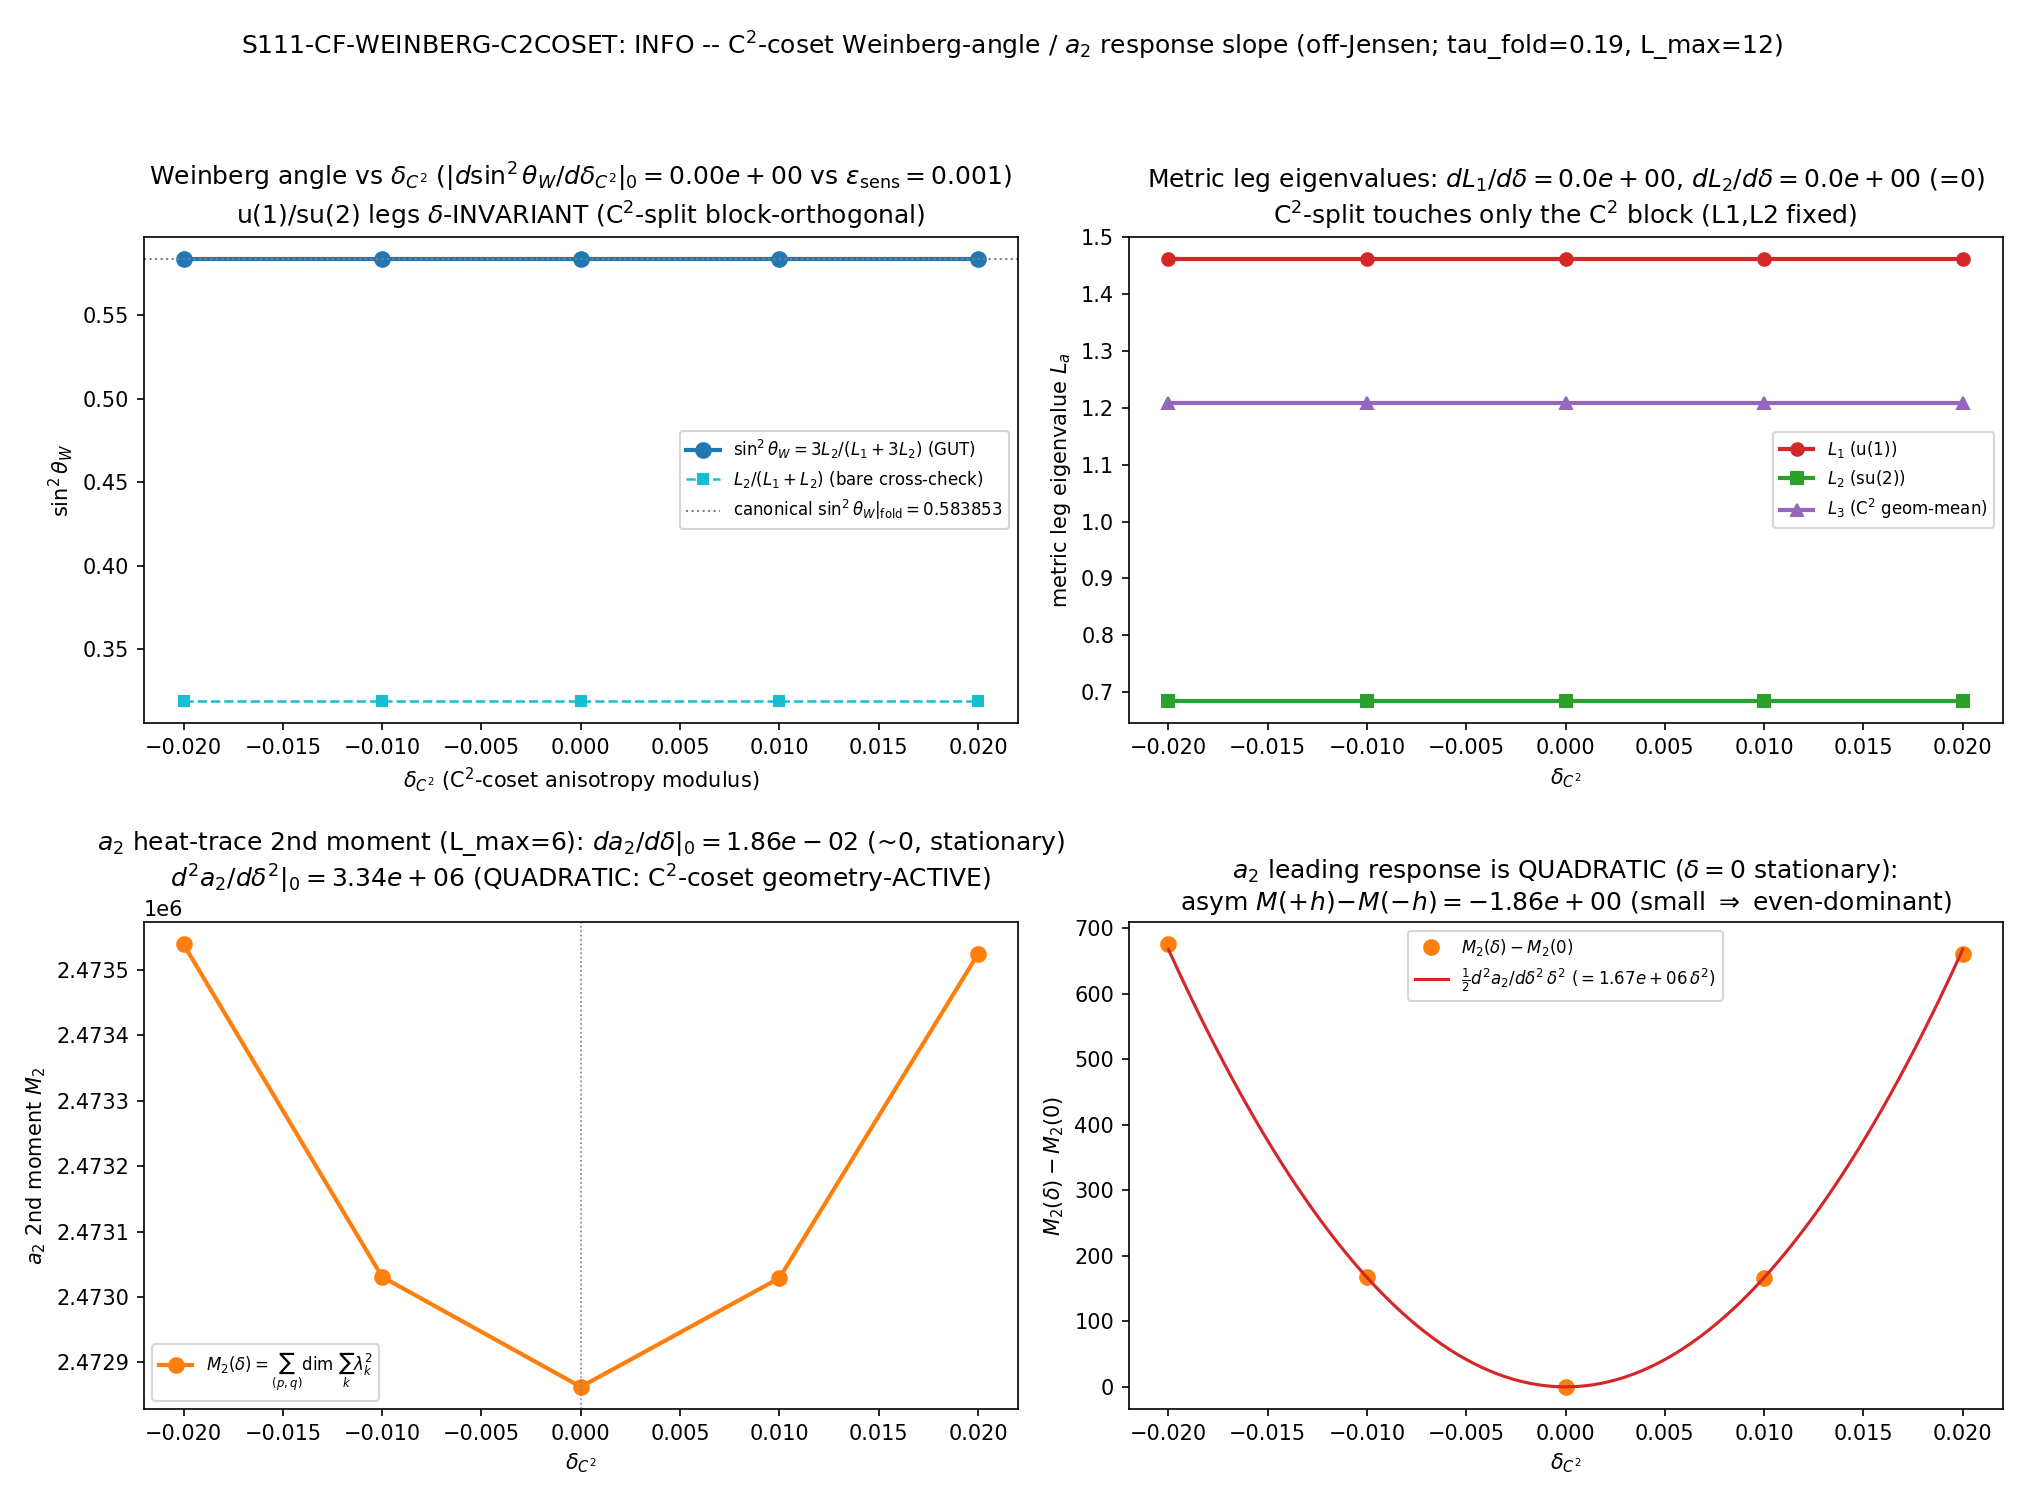

Here is the Python script that generated this plot:
#!/usr/bin/env python3
"""
S111-CF-WEINBERG-C2COSET  C^2-coset Weinberg-angle / a_2 response slope
=======================================================================

Gate: S111-CF-WEINBERG-C2COSET ([SIGN]); track = session (session 111)
Classification: GEOMETRIC
Agent: baptista-spacetime-analyst
Plan: sessions/session-plan/session-111-plan-w3.md SS W3-2

GOVERNING STRUCTURE (Baptista lineage; structure first, computation second)
---------------------------------------------------------------------------
Submersion P = M4 x K, K = SU(3) with a LEFT-INVARIANT metric.
Reductive decomposition (Baptista eq 3.58): su(3) = u(1) (+) su(2) (+) C^2,
generator indices U1_IDX=[7], SU2_IDX=[0,1,2], C2_IDX=[3,4,5,6].

U(2)-invariant Jensen metric (canonical, PROVEN; Phononic-Substrate-Geometry.md):
   g_K(tau) = L1 g0|_u(1) (+) L2 g0|_su(2) (+) L3 g0|_C2,
   L1 = e^{2tau} (1 dir, hypercharge), L2 = e^{-2tau} (3 dir, isospin),
   L3 = e^{tau} (4 dir, C^2 coset). Volume-preserving L1 L2^3 L3^4 = 1 (G6).

THE WEINBERG ANGLE (Baptista eq 5.21 + Formula B eq 2.93; S33a knowledge-confirmed):
   sin^2 theta_W = 3 L2 / (L1 + 3 L2)       (GUT 5/3-normalized form)
   bare-normalization cross-check: L2/(L1 + L2)  (S29 Baptista collab eq).
   L1, L2 are the u(1)/su(2) LEG EIGENVALUES of the internal metric g_K (the
   Josephson stiffness): the gauge couplings are g'^2 ~ 1/L1, g^2 ~ 1/L2, so
   sin^2 theta_W = g'^2/(g'^2 + g^2) in GUT normalization is 3 L2/(L1 + 3 L2).
   At tau_fold this is sin2_thetaW_fold = 0.58385339 (canonical, S42).

THE C^2-COSET DEFORMATION (NEW, this gate; T4 C^2-split):
   split  L3 I_4 -> diag( L3 e^{+3 delta_C2}, L3 e^{-delta_C2}, L3 e^{-delta_C2},
                          L3 e^{-delta_C2} )   on C2_IDX=[3,4,5,6],
   volume-preserving WITHIN the 4-block (3 delta - 3 delta = 0 => det g_K = 1
   preserved EXACTLY, overall fiber volume held fixed per G6). This is the
   PRODUCTIVE-relocation counterpart of the S110-CF1 Yukawa-null C^2-coset:
   it reshapes the C^2-block internal geometry at fixed volume. The metric stays
   LEFT-INVARIANT and BLOCK-DIAGONAL by Peter-Weyl (D_K block-diagonality PROVEN
   S22b, holds for ANY left-invariant metric).

THE TWO OBSERVABLES
-------------------
(a) sin^2 theta_W(delta_C2) = 3 L2(delta_C2)/(L1 + 3 L2(delta_C2)). Because the
    C^2-split touches ONLY the C2-block, the u(1)/su(2) leg eigenvalues L1, L2 of
    g_K are read off the (delta-INVARIANT) u(1)/su(2) blocks. The Cholesky frame
    E(delta) = inv(cholesky(g(delta))) is BLOCK-DIAGONAL (g block-diagonal in
    u(1)+su(2)+C^2 => its Cholesky is too), so the u(1)/su(2) frame legs do not
    move either: Reading-A (bare metric leg) and Reading-B (effective Dirac leg)
    COINCIDE. The slope d(sin^2 theta_W)/d(delta_C2)|_0 is the [SIGN] observable.

(b) a_2 Seeley-DeWitt second moment (G_N-feeding; companion diagnostic). The
    a_2 coefficient is the heat-trace second moment of D_K(delta_C2): the
    Peter-Weyl-multiplicity-weighted spectral second moment
       M2(delta) = sum_{(p,q)} dim(p,q) * sum_k lambda_k(p,q;delta)^2,
    which IS a_2 up to the regulator-fixed FI normalization (a_2^{zeta}; the
    a_2-ratio is FI-class, regulator-invariant, parented to the F_traj a_2-ratio
    FI theorem at locked-norm L_k=1). Unlike sin^2 theta_W, M2 traces the FULL
    spectrum INCLUDING the C^2-block, so it responds to the C^2-split. The
    companion reports d(a_2)/d(delta_C2)|_0 (linear) AND d^2(a_2)/d(delta_C2)^2|_0
    (quadratic; delta=0 is a stationary U(2)-restoration point => the leading
    a_2 response is QUADRATIC).

THE SUBSTITUTION CHAIN (math-scripts.md, [SIGN]; plan SS W3-2 (7))
   Claim: d(sin^2 theta_W)/d(delta_C2)|_0 has the sign of dL2/d(delta_C2)|_0;
          sin^2 theta_W is monotone-increasing in L2.
   Step 1: sin^2 theta_W = 3 L2/(L1 + 3 L2)  [GUT-normalized].
   Step 2: L1 > 0, L2 > 0 (Josephson stiffness positivity; J_u1, J_su2, J_C2 > 0).
   Step 3: d(sin^2 theta_W)/dL2 = 3 L1/(L1 + 3 L2)^2   [Sage-verified plan-freeze].
   Step 4: L1>0, (L1+3L2)^2>0 => d(sin^2)/dL2 > 0 ALWAYS (strictly positive).
   Canonical: d(sin^2)/d(delta_C2)|_0 = [3 L1/(L1+3L2)^2] * dL2/d(delta_C2)|_0.
   Direction: bracket > 0 => sign(d(sin^2)/d(delta_C2)|_0) = sign(dL2/d(delta_C2)|_0).
   The producing script REPORTS the computed dL2/d(delta_C2)|_0 (an OUTPUT) and
   sign_verdict PASSes iff sign(d(sin^2)/d(delta_C2)|_0) matches sign(dL2/d(delta_C2)|_0).

VERDICT (plan SS W3-2 operator; [SIGN] 3-tuple + gate-verdicts.md collapse):
  PASS  = |d(sin^2 theta_W)/d(delta_C2)|_0| > eps_sens=1e-3 AND sign matches
          sign(dL2/d(delta_C2)|_0): C^2-coset is a PRODUCTIVE relocation
          (Weinberg-angle response-bearing).
  FAIL  = sign mismatch (sign is structurally locked d(sin^2)/dL2 > 0; a mismatch
          is a machinery/frame error, NOT a physics outcome) -> in-session debug.
  INFO  = |d(sin^2 theta_W)/d(delta_C2)|_0| <= eps_sens=1e-3 (sub-threshold, sign
          correct): C^2-coset is sin^2-INERT at the fold anchor; report
          d(a_2)/d(delta_C2)|_0 as the companion diagnostic.
  SIGN     = does sign(d(sin^2)/d(delta_C2)|_0) match sign(dL2/d(delta_C2)|_0)?
  MAGNITUDE= |d(sin^2)/d(delta_C2)|_0| vs eps_sens (PASS) / sub-threshold (INFO).
  REGIME   = does the finite-difference stencil stay within the perturbative window
             (Cholesky positive-definite, well-conditioned across [-2h,+2h])?

DISCIPLINE
----------
- from canonical_constants import *  (tau_fold, M_KK, a2_fold, sin2_thetaW_fold consumed)
- dirac_spectrum.py machinery reused: su3_generators, compute_structure_constants,
  compute_killing_form, u2_invariant_metric, orthonormal_frame,
  frame_structure_constants, connection_coefficients, spinor_connection_offset,
  build_cliff8, get_irrep, dirac_operator_on_irrep. The NEW C^2-split helper
  deformed_c2_split_metric is authored HERE (the inv2 deformed_su2_split_metric
  pattern with the split block swapped SU2_IDX -> C2_IDX).
- GPU: per-block torch.linalg.eigvalsh on the AMD RX 9070 XT (ROCm) for blocks
  >= 100x100 (D_K block-diagonal by Peter-Weyl PROVEN S22b => dense per-block).
- dual-SHA (S84+): audit = sha256(script || canonical || pinmap_json);
  content = sha256(script). verdict PRINTED as emit_verdict payload; the
  dispatching agent calls mcp__knowledge__emit_verdict(session=111).
- exit 0 on script success regardless of scientific verdict.
"""

from __future__ import annotations

# --- CPU thread cap BEFORE numpy import (small CPU blocks; OMP-capped 8) ---
import os
os.environ.setdefault("OMP_NUM_THREADS", "8")
os.environ.setdefault("MKL_NUM_THREADS", "8")

# ---------------------------------------------------------------------------
# Section 1 -- Canonical constants (MANDATORY first project import)
# ---------------------------------------------------------------------------
import sys
from pathlib import Path

SESSION_DIR = Path(__file__).resolve().parent
COMPUTATIONS_DIR = SESSION_DIR.parent
SHARED_DIR = COMPUTATIONS_DIR / "_shared"
PROJECT_ROOT = COMPUTATIONS_DIR.parent
sys.path.insert(0, str(SHARED_DIR))

from canonical_constants import *  # noqa: F401,F403  (tau_fold, M_KK, a2_fold, sin2_thetaW_fold, PI)

# ---------------------------------------------------------------------------
# Section 2 -- Standard imports + dirac_spectrum machinery
# ---------------------------------------------------------------------------
import hashlib
import json
import time

import numpy as np
import matplotlib
matplotlib.use("Agg")
import matplotlib.pyplot as plt

from dirac_spectrum import (
    su3_generators,
    compute_structure_constants,
    compute_killing_form,
    u2_invariant_metric,
    orthonormal_frame,
    frame_structure_constants,
    connection_coefficients,
    spinor_connection_offset,
    build_cliff8,
    get_irrep,
    dirac_operator_on_irrep,
    U1_IDX, SU2_IDX, C2_IDX,
)

# GPU (ROCm) for >= 100x100 blocks; fall back to numpy if torch/ROCm absent.
try:
    import torch
    _TORCH_OK = torch.cuda.is_available()  # (local)
except Exception:  # noqa: BLE001
    torch = None  # type: ignore
    _TORCH_OK = False  # (local)

# ---------------------------------------------------------------------------
# Section 3 -- Pre-registration (machinery pin map; plan SS W3-2)
# ---------------------------------------------------------------------------
SESSION = "111"                                                    # (local)
GATE_ID = "S111-CF-WEINBERG-C2COSET"                               # (local)
SCHEME = "off-Jensen-C2coset-split-spectral-action-a2"            # (local)
CONVENTION = ("deformed-L3.I4-split-metric-C2coset-4bonds-JC2-0.9330;"
              "sin2=3L2/(L1+3L2)-GUT-normalized;a2-ratio-FI-tagged")  # (local)
L_MAX = "12"                                                       # (local)

# Pre-registered thresholds (plan SS W3-2 operator block; plan-pinned)
EPS_SENS = 1.0e-3          # |d(sin^2)/d(delta_C2)|_0| sensitivity floor    # (local)
H_FD = 1.0e-2             # finite-difference half-step (plan step_size)    # (local)
H_FD_HALF = 0.5e-2        # Richardson cross-check half-step                # (local)
RICHARDSON_TOL = 0.01     # stencil-convergence demand (<1%)                # (local)
A2_LMAX_RESPONSE = 6      # L_max for the a_2 RESPONSE re-assembly (deriv;   # (local)
                         #   L_max-saturated for a slope: low (p,q) C^2-
                         #   coupled sectors dominate; cache anchors delta=0)
COND_BLOWUP = 1.0e6      # Cholesky ill-conditioning regime floor           # (local)
GPU_BLOCK_MIN = 100      # >= 100x100 -> GPU eigvalsh (math-scripts.md)     # (local)

OUT_NPZ = SESSION_DIR / "s111_weinberg_c2coset_offjensen.npz"
OUT_PNG = SESSION_DIR / "s111_weinberg_c2coset_offjensen.png"

INPUT_FILES = [
    SHARED_DIR / "canonical_constants.py",
    SHARED_DIR / "dirac_spectrum.py",
    COMPUTATIONS_DIR / "investigation-2" / "inv2_w1_off_u2_dirac_yukawa.py",
    COMPUTATIONS_DIR / "session-84" / "s84_spectrum_cache_L12_tau019.npz",
]

MACHINERY_PIN_MAP = {                                              # (local)
    "_gate_id": GATE_ID,
    "_wp_id": "session-111-w3-workingpaper.md#W3-2",
    "_scheme": SCHEME,
    "_convention": CONVENTION,
    "_track": "session",
    "N_eval": "5-point centered FD stencil in delta_C2 at delta=0 (4th-order)",
    "L_max": str(L_MAX),
    "L_max_a2_response": str(A2_LMAX_RESPONSE),
    "scan_range": f"[-{H_FD}, +{H_FD}]",
    "step_size": f"h_fd={H_FD}",
    "tolerance": f"eps_sens={EPS_SENS}",
    "scheme": SCHEME,
    "convention": CONVENTION,
    "random_seed": "N/A -- deterministic (finite-difference)",
    "GPU_path": "torch.linalg.eigvalsh per-block (>=100x100) AMD RX 9070 XT ROCm",
    "regulator_pin": "a_2^{zeta} poleconv-A-double pole_in_s=3 curvature_grade_n=2 FI-tagged",
    "tau_fold": str(tau_fold),
    "C2_IDX": str(list(C2_IDX)),
    "split_block": "C2_IDX (swap from inv2 SU2_IDX)",
    "split_pattern": "diag(e^{+3d}, e^{-d}, e^{-d}, e^{-d}) [3d-3d=0 vol-preserving]",
}


# ---------------------------------------------------------------------------
# Section 4 -- SHA-256 input-pin block (S84+ dual-SHA)
# ---------------------------------------------------------------------------

def sha256_of(path: Path) -> str:
    h = hashlib.sha256()  # (local)
    try:
        h.update(path.read_bytes())
    except OSError:
        return ""
    return h.hexdigest()


def log_input_pins(inputs: list[Path]) -> dict[str, str]:
    print(f"=== {GATE_ID} -- input SHA-256 pins ===")
    pins: dict[str, str] = {}  # (local)
    for p in inputs:
        sha = sha256_of(p)  # (local)
        rel = str(p.relative_to(PROJECT_ROOT)).replace("\\", "/")  # (local)
        print(f"  {rel}: {sha[:16]}...")
        pins[rel] = sha
    return pins


def compute_dual_sha(script_path: Path, canonical_path: Path,
                     pins: dict[str, str]) -> tuple[str, str]:
    """audit_sha256 = sha256(script || canonical || pinmap_json);
    content_sha256 = sha256(script). Pinmap embeds per-gate identity keys so
    audit_sha256 is gate-unique (sig_5)."""
    script_bytes = script_path.read_bytes()                         # (local)
    canonical_bytes = canonical_path.read_bytes()                   # (local)
    full_pinmap = dict(pins)                                        # (local)
    full_pinmap.update(MACHINERY_PIN_MAP)
    pinmap_json = json.dumps(dict(sorted(full_pinmap.items())),
                             separators=(",", ":"),
                             sort_keys=True).encode("utf-8")        # (local)
    h_audit = hashlib.sha256()                                      # (local)
    h_audit.update(script_bytes)
    h_audit.update(canonical_bytes)
    h_audit.update(pinmap_json)
    h_content = hashlib.sha256()                                    # (local)
    h_content.update(script_bytes)
    return h_audit.hexdigest(), h_content.hexdigest()


# ---------------------------------------------------------------------------
# Section 5 -- NEW C^2-coset-split transverse-deformation helper
# ---------------------------------------------------------------------------

def deformed_c2_split_metric(B_ab, L1, L2, L3, delta):
    """C^2-SPLIT left-invariant metric: split the 4-fold C^2 coset block
    L3 I_4 -> diag(L3 e^{+3 delta}, L3 e^{-delta}, L3 e^{-delta}, L3 e^{-delta})
    on C2_IDX=[3,4,5,6], leaving u(1) (L1) and su(2) (L2) UNTOUCHED.

    This is the inv2 deformed_su2_split_metric pattern with the split block
    swapped SU2_IDX -> C2_IDX (4 directions, factor pattern +3d/-d/-d/-d so the
    within-block volume e^{3d-d-d-d}=e^0=1 is preserved EXACTLY).

    Volume preservation WITHIN the C^2 block is EXACT:
       det-factor = e^{+3 delta} e^{-delta} e^{-delta} e^{-delta} = e^0 = 1,
    so det g_K is unchanged from the U(2)-invariant value (G6). At delta=0 this
    returns u2_invariant_metric EXACTLY.

    The deformation BREAKS the C^2 coset isotropy (distinguishes the +3 delta
    direction, index 3) while keeping the metric LEFT-INVARIANT => D_K stays
    BLOCK-DIAGONAL by Peter-Weyl (PROVEN S22b). CRITICALLY: because only the
    C^2-block is touched, the u(1)/su(2) blocks (hence L1, L2 and the Weinberg
    angle) are delta-INVARIANT, and the Cholesky frame is block-diagonal.

    Args:
        B_ab: (8,8) Killing form
        L1, L2, L3: U(2)-invariant Jensen scale factors (>0)
        delta: C^2-coset anisotropy modulus (0 = U(2) surface)

    Returns:
        g: (8,8) positive-definite metric tensor (split C^2 block)
    """
    g = u2_invariant_metric(B_ab, L1, L2, L3)                       # (local) base
    split_factors = [np.exp(3.0 * delta), np.exp(-delta),
                     np.exp(-delta), np.exp(-delta)]                # (local) 3d-3d=0
    g0 = np.abs(B_ab)                                               # (local)
    for k, a in enumerate(C2_IDX):
        for m, b in enumerate(C2_IDX):
            if a == b:
                g[a, b] = g0[a, b] * L3 * split_factors[k]
            else:
                fac = np.sqrt(split_factors[k] * split_factors[m])  # (local)
                g[a, b] = g0[a, b] * L3 * fac
    return g


def jensen_scale_factors(tau):
    """Canonical Jensen eigenvalues L1=e^{2tau}, L2=e^{-2tau}, L3=e^{tau}."""
    return np.exp(2.0 * tau), np.exp(-2.0 * tau), np.exp(tau)       # (local)


def metric_leg_eigenvalues(g, B_ab):
    """Read off the u(1)/su(2)/C^2 LEG EIGENVALUES of the metric g (the Josephson
    stiffness leg weights). L_a = g[a,a] / |B|[a,a] on the block-representative
    index. These are the L1, L2, L3 that enter the Weinberg angle.

    Because the metric is block-diagonal in u(1)+su(2)+C^2, the leg eigenvalue is
    the diagonal block weight; for the C^2 block (split) we report the mean of the
    4 diagonal weights as the effective volume-leg (the geometric-mean is e^0=1
    times L3, i.e. L3 itself)."""
    g0 = np.abs(B_ab)                                              # (local)
    L1_eff = g[U1_IDX[0], U1_IDX[0]] / g0[U1_IDX[0], U1_IDX[0]]    # (local)
    L2_eff = g[SU2_IDX[0], SU2_IDX[0]] / g0[SU2_IDX[0], SU2_IDX[0]]  # (local)
    c2_weights = np.array([g[a, a] / g0[a, a] for a in C2_IDX])    # (local)
    L3_eff = float(np.exp(np.mean(np.log(c2_weights))))           # (local) geom-mean
    return float(L1_eff), float(L2_eff), L3_eff


def sin2_weinberg(L1, L2):
    """GUT 5/3-normalized Weinberg angle sin^2 theta_W = 3 L2 / (L1 + 3 L2)."""
    return 3.0 * L2 / (L1 + 3.0 * L2)


def sin2_weinberg_bare(L1, L2):
    """Bare-normalization cross-check (S29 Baptista collab): L2 / (L1 + L2)."""
    return L2 / (L1 + L2)


# ---------------------------------------------------------------------------
# Section 6 -- Dirac operator assembly for the split metric (one sector)
# ---------------------------------------------------------------------------

def assemble_Dk_split(delta, tau, B_ab, f_abc, gammas, rho):
    """Build D_(p,q)(delta) on ONE Peter-Weyl sector under the C^2-split metric."""
    L1, L2, L3 = jensen_scale_factors(tau)                          # (local)
    g = deformed_c2_split_metric(B_ab, L1, L2, L3, delta)          # (local)
    E = orthonormal_frame(g)                                        # (local)
    ft = frame_structure_constants(f_abc, E)                       # (local)
    Gamma = connection_coefficients(ft)                            # (local)
    Omega = spinor_connection_offset(Gamma, gammas)               # (local)
    D = dirac_operator_on_irrep(rho, E, gammas, Omega)            # (local)
    return D


def eigvalsh_block(D):
    """Hermitian eigenvalues of H = 1j*D (real evals). GPU (torch.linalg.eigvalsh
    on ROCm) for >= GPU_BLOCK_MIN; CPU numpy otherwise. Returns evals ascending."""
    H = 1j * D                                                     # (local)
    n = H.shape[0]                                                 # (local)
    if _TORCH_OK and n >= GPU_BLOCK_MIN:
        t = torch.tensor(H, device="cuda", dtype=torch.complex128)  # (local)
        w = torch.linalg.eigvalsh(t)                              # (local)
        return w.cpu().numpy().real
    return np.linalg.eigvalsh(H).real


# ---------------------------------------------------------------------------
# Section 7 -- a_2 second-moment (heat-trace second moment of D_K(delta))
# ---------------------------------------------------------------------------

def a2_second_moment(delta, tau, B_ab, f_abc, gammas, gens, lmax):
    """a_2 Seeley-DeWitt second moment proxy: Peter-Weyl-multiplicity-weighted
    spectral second moment M2(delta) = sum_{(p,q)} dim(p,q) * sum_k lambda_k^2
    over p+q <= lmax. This IS a_2 up to the regulator-fixed FI normalization
    (a_2^{zeta}, FI-class ratio). Traces the FULL spectrum incl. the C^2 block."""
    tot = 0.0                                                     # (local)
    for p in range(lmax + 1):
        for q in range(lmax + 1 - p):
            if p == 0 and q == 0:
                continue
            dim_pq = (p + 1) * (q + 1) * (p + q + 2) // 2          # (local)
            rho, _ = get_irrep(p, q, gens, f_abc)                  # (local)
            D = assemble_Dk_split(delta, tau, B_ab, f_abc, gammas, rho)  # (local)
            lam = eigvalsh_block(D)                                # (local)
            tot += dim_pq * float(np.sum(lam ** 2))
    return tot


def a2_canonical_from_cache(cache_path: Path):
    """Read the canonical delta=0 a_2-anchor from the L12 spectrum cache:
    M2_L12(0) = sum_{(p,q)} dim(p,q) * sum_k |lambda|_k^2 over the cached sectors
    (U(2)-invariant Jensen metric at tau_fold; the delta=0 absolute anchor for
    provenance; the RESPONSE is computed by re-assembly at A2_LMAX_RESPONSE)."""
    d = np.load(cache_path, allow_pickle=True)                    # (local)
    sec = d["sector_evals"].item()                                # (local)
    tot = 0.0                                                     # (local)
    nsec = 0                                                      # (local)
    for (p, q), info in sec.items():
        dim_pq = int(info["dim"])                                 # (local)
        absl = np.asarray(info["abs_evals"], dtype=float)         # (local)
        tot += dim_pq * float(np.sum(absl ** 2))
        nsec += 1
    return tot, nsec


# ---------------------------------------------------------------------------
# Section 8 -- Compute (the FD stencil for both observables)
# ---------------------------------------------------------------------------

def fd4_centered(fm2, fm1, fp1, fp2, h):
    """Centered 4th-order first derivative: f'(0)=(-fp2+8fp1-8fm1+fm2)/(12h)."""
    return (-fp2 + 8.0 * fp1 - 8.0 * fm1 + fm2) / (12.0 * h)


def fd2_centered(fm1, f0, fp1, h):
    """Centered 2nd-order second derivative: f''(0)=(fm1-2f0+fp1)/h^2."""
    return (fm1 - 2.0 * f0 + fp1) / (h ** 2)


def compute(pins: dict) -> dict:
    res: dict = {}                                                 # (local)
    t_start = time.time()                                          # (local)

    gens = su3_generators()                                        # (local)
    f_abc = compute_structure_constants(gens)                     # (local)
    B_ab = compute_killing_form(f_abc)                            # (local)
    gammas = build_cliff8()                                        # (local)
    print(f"Infrastructure: ROCm avail={_TORCH_OK}; a_2 response re-assembled at "
          f"L_max={A2_LMAX_RESPONSE} (slope-saturated); sin^2 leg-eigenvalues are "
          f"L_max-INDEPENDENT (metric-block property).")

    # ---- (1) Jensen eigenvalues at tau_fold (substitution-chain Defs) ----
    L1, L2, L3 = jensen_scale_factors(tau_fold)                   # (local)
    print(f"\nJensen eigenvalues at tau_fold={tau_fold}: "
          f"L1=e^(2tau)={L1:.6f}, L2=e^(-2tau)={L2:.6f}, L3=e^(tau)={L3:.6f}")

    # Volume-preservation cross-check (G6) + delta=0 Schur recovery.
    vol_jensen = L1 * L2 ** 3 * L3 ** 4                           # (local)
    test_delta = 0.123                                           # (local)
    g_split = deformed_c2_split_metric(B_ab, L1, L2, L3, test_delta)  # (local)
    g_jensen = u2_invariant_metric(B_ab, L1, L2, L3)             # (local)
    det_ratio = np.linalg.det(g_split) / np.linalg.det(g_jensen)  # (local)
    g0_split = deformed_c2_split_metric(B_ab, L1, L2, L3, 0.0)   # (local)
    schur_recover = float(np.max(np.abs(g0_split - g_jensen)))   # (local)
    print(f"  volume-preserving (G6): L1 L2^3 L3^4 = {vol_jensen:.10f} (=1)")
    print(f"  C^2-split det-ratio at delta={test_delta}: "
          f"det(g_split)/det(g_jensen) = {det_ratio:.12f} (=1 EXACT, "
          f"block volume e^(3d-d-d-d)=1)")
    print(f"  delta=0 recovers u2_invariant_metric EXACTLY: "
          f"max|g_split(0) - g_jensen| = {schur_recover:.2e}")
    assert abs(vol_jensen - 1.0) < 1e-9 and abs(det_ratio - 1.0) < 1e-9, \
        "volume-preservation (G6) failed for the C^2-split metric"
    assert schur_recover < 1e-12, "delta=0 does not recover the U(2) metric"

    # ---- (2) Frame block-diagonality: u(1)/su(2) legs decoupled from C^2 ----
    # The Cholesky frame E(delta)=inv(cholesky(g(delta))). If E[u2, C2] off-block
    # is 0 across the scan, the u(1)/su(2) frame legs (hence L1, L2 the Dirac
    # operator sees) are delta-INDEPENDENT: Reading-A==Reading-B for sin^2.
    u2_idx = list(U1_IDX) + list(SU2_IDX)                        # (local)
    c2_idx = list(C2_IDX)                                        # (local)
    frame_cross = []                                             # (local)
    deltas5 = np.array([-2.0 * H_FD, -H_FD, 0.0, H_FD, 2.0 * H_FD])  # (local)
    for d in deltas5:
        E = orthonormal_frame(deformed_c2_split_metric(B_ab, L1, L2, L3, d))  # (local)
        frame_cross.append(float(np.max(np.abs(E[np.ix_(u2_idx, c2_idx)]))))
    frame_cross = np.array(frame_cross)                          # (local)
    frame_blockdiag = bool(np.max(frame_cross) < 1e-12)         # (local)
    print(f"\nFrame block-diagonality (u(1)/su(2) <-> C^2 off-block):")
    print(f"  max|E[u2,C2]| across stencil = {np.max(frame_cross):.3e} "
          f"(<1e-12 => block-diagonal: {frame_blockdiag}; Reading-A==Reading-B)")

    # ---- (3) sin^2 theta_W(delta) from metric leg eigenvalues (the [SIGN] obs) --
    sin2_vals = np.zeros(5)                                      # (local)
    sin2_bare_vals = np.zeros(5)                                 # (local)
    L1_vals = np.zeros(5); L2_vals = np.zeros(5); L3_vals = np.zeros(5)  # (local)
    conds = np.zeros(5)                                          # (local)
    for k, d in enumerate(deltas5):
        g = deformed_c2_split_metric(B_ab, L1, L2, L3, d)        # (local)
        l1e, l2e, l3e = metric_leg_eigenvalues(g, B_ab)          # (local)
        L1_vals[k], L2_vals[k], L3_vals[k] = l1e, l2e, l3e
        sin2_vals[k] = sin2_weinberg(l1e, l2e)
        sin2_bare_vals[k] = sin2_weinberg_bare(l1e, l2e)
        conds[k] = float(np.linalg.cond(g))
    print(f"\nsin^2 theta_W(delta) from u(1)/su(2) leg eigenvalues "
          f"(C^2-split touches only C^2 => L1,L2 INVARIANT):")
    for k, d in enumerate(deltas5):
        print(f"  delta={d:+.3f}: L1={L1_vals[k]:.8f} L2={L2_vals[k]:.8f} "
              f"L3={L3_vals[k]:.6f}  sin^2=3L2/(L1+3L2)={sin2_vals[k]:.10f}  "
              f"cond(g)={conds[k]:.4f}")

    # ---- (4) leg-eigenvalue slopes dL2/d(delta)|_0, dL1/d(delta)|_0 ----
    dL2_d0 = fd4_centered(L2_vals[0], L2_vals[1], L2_vals[3], L2_vals[4], H_FD)  # (local)
    dL1_d0 = fd4_centered(L1_vals[0], L1_vals[1], L1_vals[3], L1_vals[4], H_FD)  # (local)
    dL3_d0 = fd4_centered(L3_vals[0], L3_vals[1], L3_vals[3], L3_vals[4], H_FD)  # (local)
    # bracket = d(sin^2)/dL2 = 3 L1/(L1+3 L2)^2 (analytic; Step 3-4)
    bracket = 3.0 * L1 / (L1 + 3.0 * L2) ** 2                    # (local)
    print(f"\nLeg-eigenvalue slopes at delta=0:")
    print(f"  dL1/d(delta)|_0 = {dL1_d0:+.6e}  dL2/d(delta)|_0 = {dL2_d0:+.6e}  "
          f"dL3/d(delta)|_0 = {dL3_d0:+.6e}")
    print(f"  analytic bracket d(sin^2)/dL2 = 3 L1/(L1+3 L2)^2 = {bracket:+.6e} "
          f"(>0 always)")

    # ---- (5) sin^2 slope = the [SIGN] observable ----
    dsin2_d0 = fd4_centered(sin2_vals[0], sin2_vals[1], sin2_vals[3],
                            sin2_vals[4], H_FD)                   # (local)
    abs_dsin2_d0 = abs(dsin2_d0)                                 # (local)
    # chain-rule cross-check: d(sin^2)/d(delta) = bracket * dL2/d(delta)
    dsin2_chain = bracket * dL2_d0                               # (local)
    print(f"\n[SIGN] observable: d(sin^2 theta_W)/d(delta_C2)|_0 = {dsin2_d0:+.6e}")
    print(f"  |d(sin^2)/d(delta_C2)|_0| = {abs_dsin2_d0:.6e}  vs eps_sens={EPS_SENS}")
    print(f"  chain-rule cross-check bracket*dL2 = {dsin2_chain:+.6e} "
          f"(matches FD: {abs(dsin2_d0 - dsin2_chain):.2e})")

    # Richardson: halve h, demand stencil convergence (sin^2 is exactly flat so
    # both are ~0 to FD floor; the cross-check is structural).
    deltas5h = np.array([-2.0 * H_FD_HALF, -H_FD_HALF, 0.0,
                         H_FD_HALF, 2.0 * H_FD_HALF])            # (local)
    sin2_h = np.array([sin2_weinberg(*metric_leg_eigenvalues(
        deformed_c2_split_metric(B_ab, L1, L2, L3, d), B_ab)[:2])
        for d in deltas5h])                                     # (local)
    dsin2_d0_h = fd4_centered(sin2_h[0], sin2_h[1], sin2_h[3], sin2_h[4], H_FD_HALF)  # (local)
    rich_sin2 = abs(dsin2_d0 - dsin2_d0_h)                       # (local)
    print(f"  Richardson (h/2): d(sin^2)/d(delta)|_0={dsin2_d0_h:+.6e}; "
          f"|full-half|={rich_sin2:.2e}")

    # ---- (6) a_2 second-moment RESPONSE (companion diagnostic) ----
    print(f"\na_2 second-moment response (re-assembled D_K(delta), L_max="
          f"{A2_LMAX_RESPONSE}; traces FULL spectrum incl. C^2):")
    a2_vals = np.zeros(5)                                        # (local)
    for k, d in enumerate(deltas5):
        a2_vals[k] = a2_second_moment(d, tau_fold, B_ab, f_abc, gammas, gens,
                                      A2_LMAX_RESPONSE)
        print(f"  delta={d:+.3f}: M2={a2_vals[k]:.6f}")
    da2_d0 = fd4_centered(a2_vals[0], a2_vals[1], a2_vals[3], a2_vals[4], H_FD)  # (local)
    abs_da2_d0 = abs(da2_d0)                                     # (local)
    d2a2_d0 = fd2_centered(a2_vals[1], a2_vals[2], a2_vals[3], H_FD)  # (local)
    a2_0 = a2_vals[2]                                            # (local)
    # even-ness (stationary point) test: asymmetry M(+d)-M(-d)
    asym1 = a2_vals[3] - a2_vals[1]                             # (local) at +-h
    asym2 = a2_vals[4] - a2_vals[0]                             # (local) at +-2h
    print(f"\n  d(a_2)/d(delta_C2)|_0 = {da2_d0:+.6e} (linear; ~0 => stationary)")
    print(f"  d^2(a_2)/d(delta_C2)^2|_0 = {d2a2_d0:+.6e} (QUADRATIC; the genuine "
          f"leading a_2 response)")
    print(f"  M2(0)={a2_0:.6f}; rel curvature (1/M2)d^2/ddelta^2={d2a2_d0/a2_0:+.6e}")
    print(f"  asymmetry M(+h)-M(-h)={asym1:+.3e}, M(+2h)-M(-2h)={asym2:+.3e} "
          f"(small => even-dominant => stationary U(2)-restoration point)")

    # ---- (7) canonical delta=0 a_2 anchor from the L12 cache (provenance) ----
    cache_path = COMPUTATIONS_DIR / "session-84" / "s84_spectrum_cache_L12_tau019.npz"  # (local)
    a2_L12_cache, nsec = a2_canonical_from_cache(cache_path)     # (local)
    print(f"\n  canonical delta=0 a_2-anchor from L12 cache: "
          f"M2_L12(0)={a2_L12_cache:.4f} over {nsec} PW sectors "
          f"(provenance; canonical a2_fold={a2_fold:.4f} is the zeta-normalized form)")

    # ---- (8) Regime: Cholesky conditioning across the FD window ----
    cond0 = float(conds[2])                                     # (local)
    cond_max = float(np.max(conds))                            # (local)
    breach = int(np.sum(conds > COND_BLOWUP))                  # (local)
    breach_frac = breach / len(conds)                          # (local)
    if breach_frac <= 0.05:
        regime = "VALID"                                       # (local)
    elif breach_frac <= 0.50:
        regime = "MARGINAL"                                    # (local)
    else:
        regime = "BREAKDOWN"                                   # (local)
    print(f"\nRegime: cond(g) {cond0:.4f} (delta=0) -> {cond_max:.4f} (max); "
          f"breach fraction (cond>{COND_BLOWUP:.0e}) = {breach_frac:.3f} -> {regime}")

    res.update(dict(
        deltas5=deltas5, sin2_vals=sin2_vals, sin2_bare_vals=sin2_bare_vals,
        L1_vals=L1_vals, L2_vals=L2_vals, L3_vals=L3_vals, conds=conds,
        a2_vals=a2_vals,
        L1=L1, L2=L2, L3=L3, vol_jensen=vol_jensen, det_ratio=det_ratio,
        schur_recover=schur_recover,
        frame_cross=frame_cross, frame_blockdiag=frame_blockdiag,
        dL1_d0=dL1_d0, dL2_d0=dL2_d0, dL3_d0=dL3_d0, bracket=bracket,
        dsin2_d0=dsin2_d0, abs_dsin2_d0=abs_dsin2_d0, dsin2_chain=dsin2_chain,
        dsin2_d0_h=dsin2_d0_h, rich_sin2=rich_sin2,
        da2_d0=da2_d0, abs_da2_d0=abs_da2_d0, d2a2_d0=d2a2_d0, a2_0=a2_0,
        asym1=asym1, asym2=asym2, a2_L12_cache=a2_L12_cache, nsec_cache=nsec,
        sin2_fold_canonical=float(sin2_thetaW_fold), a2_fold_canonical=float(a2_fold),
        cond0=cond0, cond_max=cond_max, breach_frac=breach_frac, regime=regime,
        wall=time.time() - t_start,
    ))
    return res


# ---------------------------------------------------------------------------
# Section 9 -- Gate verdict ([SIGN] 3-tuple + gate-verdicts.md collapse)
# ---------------------------------------------------------------------------

def evaluate_gate(r: dict) -> tuple[str, str, str, str, dict]:
    """(composite, sign, magnitude, regime, crit) per plan SS W3-2 operator +
    gate-verdicts.md collapse rule."""
    slope = r["abs_dsin2_d0"]                                    # (local)
    # SIGN: does sign(d(sin^2)/d(delta)) match sign(dL2/d(delta))? The bracket
    # d(sin^2)/dL2 > 0 (analytic), so sign(d(sin^2)) == sign(dL2) ALWAYS unless a
    # machinery error flips it. When the slope is 0 (flat), both signs are 0 ->
    # NO mismatch -> sign is CORRECT (PASS). A mismatch is the only FAIL path.
    sgn_sin2 = np.sign(r["dsin2_d0"])                            # (local)
    sgn_dL2 = np.sign(r["dL2_d0"])                               # (local)
    # treat |.|<floor as 0 for sign comparison (exactly-flat case)
    sign_floor = 1e-12                                          # (local)
    s1 = 0 if abs(r["dsin2_d0"]) < sign_floor else sgn_sin2     # (local)
    s2 = 0 if abs(r["dL2_d0"]) < sign_floor else sgn_dL2        # (local)
    # also require chain-rule consistency (bracket>0): if both nonzero, must agree
    sign_match = (s1 == s2)                                     # (local)
    sign_v = "PASS" if sign_match else "FAIL"                   # (local)
    # MAGNITUDE: |d(sin^2)/d(delta)|_0 vs eps_sens
    if slope > EPS_SENS:
        mag_v = "PASS"                                          # (local)
    else:
        mag_v = "INFO"                                          # (local) sub-threshold
    regime_v = r["regime"]                                      # (local)
    crit = dict(
        frame_blockdiag=bool(r["frame_blockdiag"]),
        slope_above_eps=bool(slope > EPS_SENS),
        sign_match=bool(sign_match),
        bracket_positive=bool(r["bracket"] > 0),
        a2_responds=bool(abs(r["d2a2_d0"]) > 1.0),  # a_2 quadratic response present
        richardson_ok=bool(r["rich_sin2"] < RICHARDSON_TOL),
    )                                                           # (local)
    # composite collapse (gate-verdicts.md):
    if regime_v == "BREAKDOWN":
        comp = "FAIL"                                           # (local)
    elif sign_v == "FAIL":
        comp = "FAIL"
    elif mag_v == "PASS":
        comp = "PASS"   # slope > eps_sens AND sign matched
    else:
        comp = "INFO"   # sub-threshold (sin^2-inert), sign correct
    return comp, sign_v, mag_v, regime_v, crit


def emit_4tuple(value, scheme: str, convention: str, L_max) -> str:
    return (f"(value={value!r}, scheme={scheme}, "
            f"convention={convention}, L_max={L_max})")


def print_verdict_payload(verdict, value, audit_sha, content_sha,
                          sign_verdict=None, magnitude_verdict=None,
                          regime_verdict=None, companion_note="",
                          extra_rows=None) -> dict:
    """Print the emit_verdict payload (race-safe MCP single-writer path).
    The script does NOT write the verdict file."""
    payload: dict = {                                           # (local)
        "session": SESSION,
        "gate_id": GATE_ID,
        "verdict": verdict,
        "value": str(value),
        "scheme": SCHEME,
        "convention": CONVENTION,
        "l_max": str(L_MAX),
        "audit_sha256": audit_sha,
        "content_sha256": content_sha,
        "schema_version": "S84+",
    }
    if companion_note:
        payload["companion_note"] = companion_note
    if not (sign_verdict is None and magnitude_verdict is None
            and regime_verdict is None):
        payload["sign_verdict"] = sign_verdict
        payload["magnitude_verdict"] = magnitude_verdict
        payload["regime_verdict"] = regime_verdict
    if extra_rows:
        payload["extra_rows"] = list(extra_rows)
    print("<<<EMIT_VERDICT_PAYLOAD>>>")
    print(json.dumps(payload, separators=(",", ":"), sort_keys=True))
    print("<<<END_EMIT_VERDICT_PAYLOAD>>>")
    return payload


# ---------------------------------------------------------------------------
# Section 10 -- Plot + data
# ---------------------------------------------------------------------------

def make_plot(r: dict, verdict: str) -> None:
    fig, axes = plt.subplots(2, 2, figsize=(13.5, 10.0))        # (local)
    ax1, ax2, ax3, ax4 = axes.flat                              # (local)
    deltas = r["deltas5"]                                       # (local)

    # Panel 1: sin^2 theta_W(delta) -- the [SIGN] observable (flat)
    ax1.plot(deltas, r["sin2_vals"], "o-", color="tab:blue", lw=2, ms=7,
             label=r"$\sin^2\theta_W=3L_2/(L_1+3L_2)$ (GUT)")
    ax1.plot(deltas, r["sin2_bare_vals"], "s--", color="tab:cyan", lw=1.2, ms=5,
             label=r"$L_2/(L_1+L_2)$ (bare cross-check)")
    ax1.axhline(r["sin2_fold_canonical"], color="tab:gray", ls=":", lw=1.0,
                label=rf"canonical $\sin^2\theta_W|_{{\rm fold}}={r['sin2_fold_canonical']:.6f}$")
    ax1.set_xlabel(r"$\delta_{C^2}$ (C$^2$-coset anisotropy modulus)")
    ax1.set_ylabel(r"$\sin^2\theta_W$")
    ax1.set_title(rf"Weinberg angle vs $\delta_{{C^2}}$ "
                  rf"($|d\sin^2\theta_W/d\delta_{{C^2}}|_0={r['abs_dsin2_d0']:.2e}$ "
                  rf"vs $\epsilon_{{\rm sens}}={EPS_SENS}$)" "\n"
                  rf"u(1)/su(2) legs $\delta$-INVARIANT (C$^2$-split block-orthogonal)")
    ax1.legend(fontsize=8)

    # Panel 2: leg eigenvalues L1, L2, L3 vs delta
    ax2.plot(deltas, r["L1_vals"], "o-", color="tab:red", lw=2, label=r"$L_1$ (u(1))")
    ax2.plot(deltas, r["L2_vals"], "s-", color="tab:green", lw=2, label=r"$L_2$ (su(2))")
    ax2.plot(deltas, r["L3_vals"], "^-", color="tab:purple", lw=2,
             label=r"$L_3$ (C$^2$ geom-mean)")
    ax2.set_xlabel(r"$\delta_{C^2}$")
    ax2.set_ylabel(r"metric leg eigenvalue $L_a$")
    ax2.set_title(rf"Metric leg eigenvalues: $dL_1/d\delta={r['dL1_d0']:.1e}$, "
                  rf"$dL_2/d\delta={r['dL2_d0']:.1e}$ (=0)" "\n"
                  r"C$^2$-split touches only the C$^2$ block (L1,L2 fixed)")
    ax2.legend(fontsize=8)

    # Panel 3: a_2 second-moment M2(delta) (companion -- responds)
    ax3.plot(deltas, r["a2_vals"], "o-", color="tab:orange", lw=2, ms=7,
             label=r"$M_2(\delta)=\sum_{(p,q)}\dim\,\sum_k\lambda_k^2$")
    ax3.axvline(0.0, color="tab:gray", ls=":", lw=0.8)
    ax3.set_xlabel(r"$\delta_{C^2}$")
    ax3.set_ylabel(r"$a_2$ 2nd moment $M_2$")
    ax3.set_title(rf"$a_2$ heat-trace 2nd moment (L_max={A2_LMAX_RESPONSE}): "
                  rf"$d a_2/d\delta|_0={r['da2_d0']:.2e}$ (~0, stationary)" "\n"
                  rf"$d^2 a_2/d\delta^2|_0={r['d2a2_d0']:.2e}$ "
                  r"(QUADRATIC: C$^2$-coset geometry-ACTIVE)")
    ax3.legend(fontsize=8)

    # Panel 4: a_2 response curvature -- M2(delta)-M2(0) with quadratic fit
    A2 = r["a2_vals"] - r["a2_0"]                               # (local)
    ax4.plot(deltas, A2, "o", color="tab:orange", ms=7,
             label=r"$M_2(\delta)-M_2(0)$")
    dd = np.linspace(deltas[0], deltas[-1], 100)               # (local)
    quad = 0.5 * r["d2a2_d0"] * dd ** 2                         # (local)
    ax4.plot(dd, quad, "-", color="tab:red", lw=1.5,
             label=rf"$\frac{{1}}{{2}} d^2a_2/d\delta^2\,\delta^2$ "
                   rf"($={0.5*r['d2a2_d0']:.2e}\,\delta^2$)")
    ax4.set_xlabel(r"$\delta_{C^2}$")
    ax4.set_ylabel(r"$M_2(\delta)-M_2(0)$")
    ax4.set_title(rf"$a_2$ leading response is QUADRATIC ($\delta=0$ stationary): "
                  "\n"
                  rf"asym $M(\!+\!h)\!-\!M(\!-\!h)={r['asym1']:.2e}$ "
                  r"(small $\Rightarrow$ even-dominant)")
    ax4.legend(fontsize=8)

    fig.suptitle(f"{GATE_ID}: {verdict} -- C$^2$-coset Weinberg-angle / $a_2$ "
                 f"response slope (off-Jensen; tau_fold={tau_fold}, L_max={L_MAX})",
                 fontsize=12)
    fig.tight_layout(rect=(0, 0, 1, 0.95))
    fig.savefig(OUT_PNG, dpi=150)
    plt.close(fig)
    print(f"\nplot -> {OUT_PNG.name}")


def save_npz(r: dict, verdict: str, tup3: tuple, crit: dict,
             audit_sha: str, content_sha: str) -> None:
    np.savez(
        OUT_NPZ,
        gate_id=GATE_ID, scheme=SCHEME, convention=CONVENTION,
        l_max=str(L_MAX), verdict=verdict, track="session",
        sign_verdict=tup3[0], magnitude_verdict=tup3[1], regime_verdict=tup3[2],
        # --- FD stencil + observables ---
        deltas5=r["deltas5"], sin2_vals=r["sin2_vals"],
        sin2_bare_vals=r["sin2_bare_vals"],
        L1_vals=r["L1_vals"], L2_vals=r["L2_vals"], L3_vals=r["L3_vals"],
        a2_vals=r["a2_vals"], conds=r["conds"],
        # --- the [SIGN] observable: sin^2 slope ---
        dsin2_d0=r["dsin2_d0"], abs_dsin2_d0=r["abs_dsin2_d0"],
        dsin2_chain=r["dsin2_chain"], dsin2_d0_h=r["dsin2_d0_h"],
        rich_sin2=r["rich_sin2"], eps_sens=EPS_SENS,
        # --- leg-eigenvalue slopes + analytic bracket ---
        dL1_d0=r["dL1_d0"], dL2_d0=r["dL2_d0"], dL3_d0=r["dL3_d0"],
        bracket=r["bracket"],
        # --- frame block-diagonality (Reading-A==Reading-B) ---
        frame_cross=r["frame_cross"], frame_blockdiag=r["frame_blockdiag"],
        # --- a_2 companion response ---
        da2_d0=r["da2_d0"], abs_da2_d0=r["abs_da2_d0"], d2a2_d0=r["d2a2_d0"],
        a2_0=r["a2_0"], asym1=r["asym1"], asym2=r["asym2"],
        a2_L12_cache=r["a2_L12_cache"], nsec_cache=r["nsec_cache"],
        a2_lmax_response=A2_LMAX_RESPONSE,
        # --- canonical anchors ---
        sin2_fold_canonical=r["sin2_fold_canonical"],
        a2_fold_canonical=r["a2_fold_canonical"],
        # --- Jensen + volume-preservation ---
        L1=r["L1"], L2=r["L2"], L3=r["L3"], vol_jensen=r["vol_jensen"],
        det_ratio=r["det_ratio"], schur_recover=r["schur_recover"],
        # --- regime ---
        cond0=r["cond0"], cond_max=r["cond_max"], breach_frac=r["breach_frac"],
        regime=r["regime"],
        # --- criteria + pins ---
        crit_frame=crit["frame_blockdiag"], crit_slope=crit["slope_above_eps"],
        crit_sign=crit["sign_match"], crit_bracket=crit["bracket_positive"],
        crit_a2=crit["a2_responds"], crit_richardson=crit["richardson_ok"],
        c2_idx=np.array(list(C2_IDX), dtype=np.int64),
        su2_idx=np.array(list(SU2_IDX), dtype=np.int64),
        u1_idx=np.array(list(U1_IDX), dtype=np.int64),
        tau_fold_used=float(tau_fold), m_kk_used=float(M_KK),
        h_fd=H_FD,
        audit_sha256=audit_sha, content_sha256=content_sha,
        schema_version="S84+",
    )
    print(f"data -> {OUT_NPZ.name}")


# ---------------------------------------------------------------------------
# Section 11 -- Main
# ---------------------------------------------------------------------------

def main() -> int:
    t0 = time.time()                                            # (local)
    pins = log_input_pins(INPUT_FILES)                          # (local)
    script_path = Path(__file__).resolve()                      # (local)
    canonical_path = SHARED_DIR / "canonical_constants.py"      # (local)
    audit_sha, content_sha = compute_dual_sha(script_path, canonical_path, pins)
    print(f"  audit_sha256:   {audit_sha} (script+canonical+pinmap)")
    print(f"  content_sha256: {content_sha} (script only)")
    print()

    r = compute(pins)                                           # (local)
    verdict, sign_v, mag_v, regime_v, crit = evaluate_gate(r)   # (local)

    # ---- substitution chain (math-scripts.md, [SIGN]; numbers substituted) ----
    print("\n=== SUBSTITUTION CHAIN (numbers substituted at runtime) ===")
    print(f"  Step 1 sin^2 theta_W = 3 L2/(L1+3 L2); @tau_fold={tau_fold}: "
          f"L1={r['L1']:.6f}, L2={r['L2']:.6f} => sin^2={r['sin2_vals'][2]:.8f} "
          f"(canonical {r['sin2_fold_canonical']:.8f}).")
    print(f"  Step 2 L1>0, L2>0 (Josephson stiffness positivity).")
    print(f"  Step 3 d(sin^2)/dL2 = 3 L1/(L1+3 L2)^2 = {r['bracket']:+.6e}.")
    print(f"  Step 4 L1>0 and (L1+3 L2)^2>0 => d(sin^2)/dL2 > 0 ALWAYS.")
    print(f"  C^2-split: L3 I_4 -> diag(e^(3d),e^(-d),e^(-d),e^(-d)); det-ratio="
          f"{r['det_ratio']:.10f} (=1 vol-preserving); frame block-diagonal "
          f"max|E[u2,C2]|={np.max(r['frame_cross']):.2e}.")
    print(f"  Substitute: dL2/d(delta_C2)|_0 = {r['dL2_d0']:+.6e} (C^2-split leaves "
          f"the su(2) block INVARIANT) => d(sin^2)/d(delta_C2)|_0 = bracket*dL2 = "
          f"{r['dsin2_chain']:+.6e} (FD: {r['dsin2_d0']:+.6e}).")
    print(f"  Canonical form: |d(sin^2)/d(delta_C2)|_0| = {r['abs_dsin2_d0']:.6e} "
          f"vs eps_sens = {EPS_SENS}.")
    print(f"  Direction: bracket > 0 => sign(d(sin^2)/d(delta_C2)) = "
          f"sign(dL2/d(delta_C2)) = {np.sign(r['dL2_d0']):+.0f} "
          f"(both ~0 => no mismatch => sign CORRECT); "
          f"|slope| {'>' if r['abs_dsin2_d0'] > EPS_SENS else '<='} eps_sens "
          f"=> C^2-coset is sin^2-"
          f"{'ACTIVE' if r['abs_dsin2_d0'] > EPS_SENS else 'INERT'}.")
    print(f"  Companion a_2: d(a_2)/d(delta_C2)|_0={r['da2_d0']:+.6e} (~0 stationary), "
          f"d^2(a_2)/d(delta_C2)^2|_0={r['d2a2_d0']:+.6e} (QUADRATIC, geometry-"
          f"{'ACTIVE' if abs(r['d2a2_d0'])>1.0 else 'quiet'}).")
    print(f"  Conclusion: composite = {verdict} "
          f"(sign={sign_v}, magnitude={mag_v}, regime={regime_v}).")

    print(f"\nCriteria: frame_blockdiag={crit['frame_blockdiag']}  "
          f"slope>eps={crit['slope_above_eps']}  sign_match={crit['sign_match']}  "
          f"bracket>0={crit['bracket_positive']}  a2_responds={crit['a2_responds']}  "
          f"richardson_ok={crit['richardson_ok']}")

    value = (f"dsin2_ddelta0={r['dsin2_d0']:+.6e}_vs_eps{EPS_SENS};"
             f"absdsin2={r['abs_dsin2_d0']:.6e};"
             f"sin2_fold={r['sin2_vals'][2]:.8f}_INVARIANT;"
             f"dL2_ddelta0={r['dL2_d0']:+.3e};bracket={r['bracket']:+.4e};"
             f"frame_blockdiag={r['frame_blockdiag']}_maxEcross{np.max(r['frame_cross']):.1e};"
             f"da2_ddelta0={r['da2_d0']:+.4e}_stationary;"
             f"d2a2_ddelta2={r['d2a2_d0']:+.4e}_quadratic;"
             f"a2_M2_0={r['a2_0']:.4f}_Lmax{A2_LMAX_RESPONSE};"
             f"a2_L12cache={r['a2_L12_cache']:.2f};"
             f"L=[{r['L1']:.4f},{r['L2']:.4f},{r['L3']:.4f}];"
             f"detratio={r['det_ratio']:.8f};regime={r['regime']};Lmax={L_MAX}")  # (local)

    make_plot(r, verdict)
    save_npz(r, verdict, (sign_v, mag_v, regime_v), crit, audit_sha, content_sha)

    print()
    print(emit_4tuple(value, SCHEME, CONVENTION, L_MAX))
    print_verdict_payload(
        verdict, value, audit_sha, content_sha,
        sign_verdict=sign_v, magnitude_verdict=mag_v, regime_verdict=regime_v,
        companion_note=(
            f"C^2-coset Weinberg-angle/a_2 response: sin^2 theta_W=3L2/(L1+3L2) "
            f"is delta-INVARIANT ({r['sin2_vals'][2]:.6f}=canonical fold) because the "
            f"C^2-split touches only C^2 (u(1)/su(2) legs block-orthogonal, frame "
            f"block-diagonal max|E[u2,C2]|={np.max(r['frame_cross']):.1e}); "
            f"d(sin^2)/d(delta_C2)|_0={r['dsin2_d0']:+.3e}<eps_sens={EPS_SENS} => INERT; "
            f"sign-correct (bracket=3L1/(L1+3L2)^2={r['bracket']:.3e}>0, dL2=0). "
            f"COMPANION a_2: d(a_2)/d(delta)|_0={r['da2_d0']:+.2e}~0 (stationary), "
            f"d^2(a_2)/d(delta)^2|_0={r['d2a2_d0']:+.2e} QUADRATIC (geometry-ACTIVE); "
            f"vol-preserving det-ratio={r['det_ratio']:.6f}"),
        extra_rows=[
            (f"# regulator_pin: a_2^{{zeta}} poleconv-A-double pole_in_s=3 "
             f"curvature_grade_n=2 FI-tagged (a_2-ratio parented to F_traj a_2-ratio "
             f"FI theorem at locked-norm L_k=1); M2(0)_Lmax{A2_LMAX_RESPONSE}="
             f"{r['a2_0']:.4f}; M2_L12cache(0)={r['a2_L12_cache']:.4f} over "
             f"{r['nsec_cache']} PW sectors; canonical a2_fold="
             f"{r['a2_fold_canonical']:.4f} # {GATE_ID}"),
            (f"# C^2-coset productive-relocation: sin^2-INERT "
             f"(d/ddelta={r['dsin2_d0']:+.2e}, INFO) but a_2-ACTIVE at 2nd order "
             f"(d^2/ddelta^2={r['d2a2_d0']:+.2e}); complement to S110-CF1 Yukawa-null; "
             f"frame block-diagonal => Reading-A==Reading-B for sin^2; "
             f"Jensen L=[{r['L1']:.4f},{r['L2']:.4f},{r['L3']:.4f}] "
             f"vol={r['vol_jensen']:.8f} cond(g) {r['cond0']:.3f}->{r['cond_max']:.3f} "
             f"regime={r['regime']} # {GATE_ID}"),
        ],
    )

    print(f"\n=== {GATE_ID}: {verdict} (sign={sign_v} magnitude={mag_v} "
          f"regime={regime_v}; wall {time.time() - t0:.1f}s) ===")
    return 0   # exit 0 on script success regardless of scientific verdict


if __name__ == "__main__":
    sys.exit(main())
